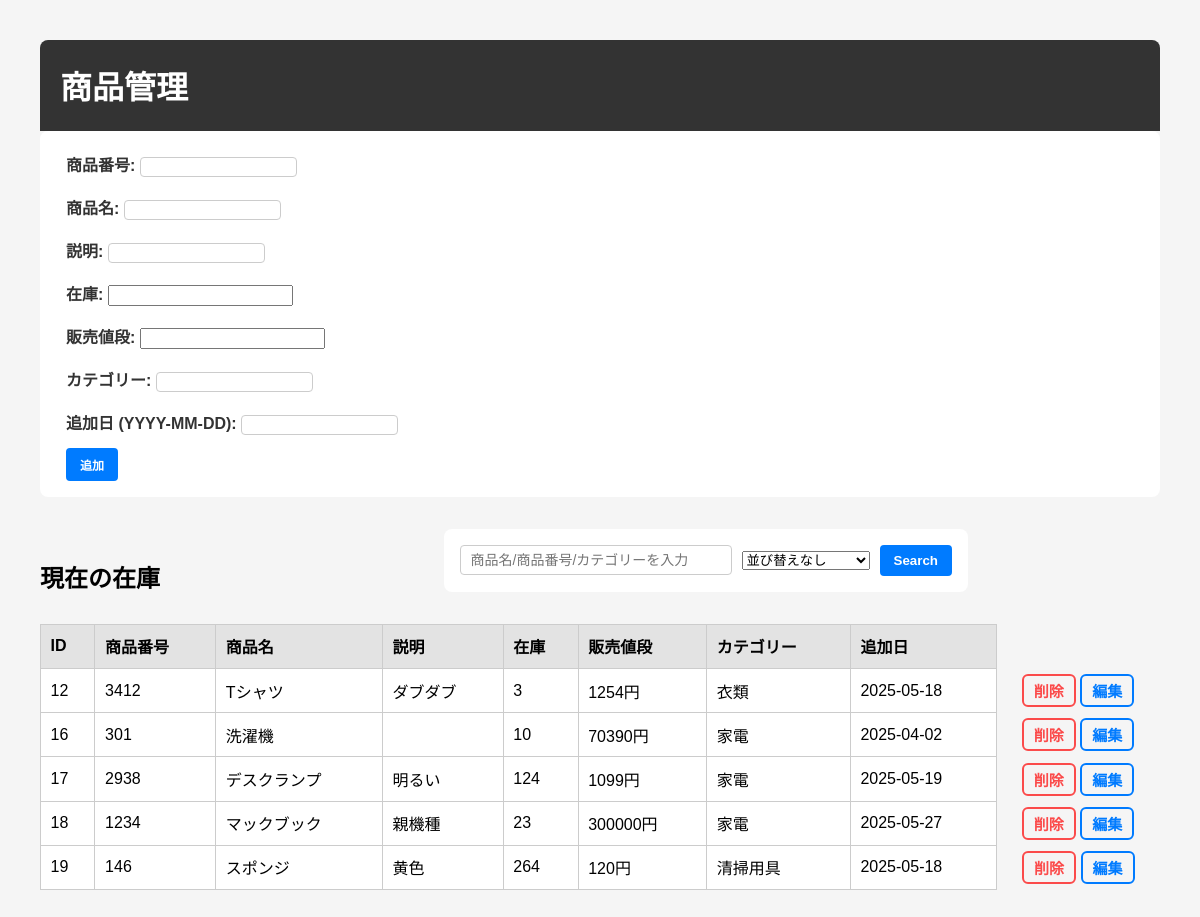
The page / on the database its author committed.
### tables this page shows
CREATE TABLE products (
            id INTEGER PRIMARY KEY AUTOINCREMENT,
            item_number TEXT NOT NULL UNIQUE,
            name TEXT NOT NULL,
            description TEXT,
            stock INTEGER NOT NULL,
            price REAL NOT NULL,
            category TEXT,
            added_date TEXT
        );

### app.py (the view)
@app.route('/')
def index():
    search = request.args.get('search', '').strip()
    sort = request.args.get('sort', '')
    conn = get_db_connection()
    sql = "SELECT * FROM products"
    params = []
    if search:
        sql += " WHERE name LIKE ? OR item_number LIKE ? OR category LIKE ?"
        params.extend([f'%{search}%', f'%{search}%', f'%{search}%'])
    if sort == "date_desc":
        sql += " ORDER BY added_date DESC"
    elif sort == "date_asc":
        sql += " ORDER BY added_date ASC"
    elif sort == "price_asc":
        sql += " ORDER BY price ASC"
    elif sort == "price_desc":
        sql += " ORDER BY price DESC"
    elif sort == "stock_desc":
        sql += " ORDER BY stock DESC"
    elif sort == "stock_asc":
        sql += " ORDER BY stock ASC"
    elif sort == "item_asc":
        sql += " ORDER BY CAST(item_number AS INTEGER) ASC"
    elif sort == "item_desc":
        sql += " ORDER BY CAST(item_number AS INTEGER) DESC"
    elif sort == "":  # "なし" selected
        pass  # no sorting added
    else:
        sql += " ORDER BY added_date DESC"  # Default fallback
    products = conn.execute(sql, params).fetchall()
    conn.close()
    return render_template('index.html', products=products, search=search, sort=sort)

### app.py (called while the page is built)
def get_db_connection():
    conn = sqlite3.connect('inventory.db')  # Creates DB file if it doesn't exist
    conn.row_factory = sqlite3.Row          # Allows us to use column names
    return conn

### templates/index.html (shortened to what this page needs)
<!DOCTYPE html>
<html lang="en">
<head>
    <link rel="stylesheet" href="{{ url_for('static', filename='style.css') }}">
</head>
<body>
  <header>
    <h1>商品管理</h1>
  </header>
    <form  class="entry-form" action="/add" method="POST">
        <label>商品番号: <input type="text" name="item_number" required></label>
        <label>商品名: <input type="text" name="name" required></label>
        <label>説明: <input type="text" name="description"></label>
        <label>在庫: <input type="number" name="stock" required></label>
        <label>販売値段: <input type="number" name="price" required></label>
        <label>カテゴリー: <input type="text" name="category"></label>
        <label>追加日 (YYYY-MM-DD): <input type="text" name="added_date"></label>
        <button type="submit">追加</button>
    </form>
    <div class="inventory-header">
        <h2>現在の在庫</h2>
        <form action="/" method="get" class="search-form">
          <input type="text" name="search" placeholder="商品名/商品番号/カテゴリーを入力" value="{{ search }}">
          <select name="sort">
            <option value="">並び替えなし</option>
          </select>
          <button type="submit">Search</button>
        </form>
      </div>
    <table class="inventory-table">
        <thead>
            <tr>
                <th>ID</th>
                <th>商品番号</th>
                <th>商品名</th>
                <th>説明</th>
                <th>在庫</th>
                <th>販売値段</th>
                <th>カテゴリー</th>
                <th>追加日</th>
            </tr>
        </thead>
        <tbody>
            {% for product in products %}
            <tr>
                <td>{{ product.id }}</td>
                <td>{{ product.item_number }}</td>
                <td>{{ product.name }}</td>
                <td>{{ product.description }}</td>
                <td>{{ product.stock }}</td>
                <td>{{ product.price | int }}円</td>
                <td>{{ product.category }}</td>
                <td>{{ product.added_date }}</td>
                <td class="action-cell">
                    <div class="button-wrapper">
                      <form action="/delete/{{ product.id }}" method="POST">
                        <button type="submit" class="delete-button" onclick="return confirm('削除しますか？')">削除</button>
                      </form>
                      <a href="/edit/{{ product.id }}" class="edit-button">編集</a>
                    </div>
                  </td>
            </tr>
            {% endfor %}
        </tbody>
    </table>
</body>
</html>

### static/style.css (style rules this page uses)
body { font-family: Arial, sans-serif; padding: 2rem; background-color: #f5f5f5; }
header { background-color: #333; color: white; padding: 1px 20px; border-top-left-radius: 8px; border-top-right-radius: 8px; }
form { margin-bottom: 2rem; background: #fff; padding: 1rem; border-radius: 8px; }
.entry-form input[type="text"] { padding: 2px 0; font-size: 12px; border: 1px solid #ccc; border-radius: 4px; }
.entry-form label { font-weight: 600; color: #333; padding: 5px 10px; }
.entry-form button { padding: 6px 12px; font-weight: bold; border: 2px solid #007bff; background-color: #007bff; color: white; font-size: 12px; border-radius: 4px; cursor: pointer; margin: 0px 10px; }
label { display: block; margin-bottom: 0.5rem; }
table { width: 100%; border-collapse: collapse; background: #fff; }
th, td { border: 1px solid #ccc; padding: 0.6rem; text-align: left; }
th { background-color: #e3e3e3; }
table.inventory-table { background: transparent; }
.inventory-table thead th { background-color: #e3e3e3; }
.inventory-table tbody td:not(.action-cell) { background-color: #fff; }
td.action-cell { background: transparent !important; padding: 0 !important; border: none !important; vertical-align: middle; text-align: center; }
td.action-cell form { display: inline-block; margin: 0 ; padding: 0 ; }
.inventory-header { display: flex; justify-content: space-between; align-items: center; margin-right: 16vw; }
.inventory-header h2 { white-space: nowrap; padding-right: 5px; }
.search-form { display: flex; align-items: center; gap: 10px; }
.search-form input[type="text"] { padding: 6px 10px; font-size: 14px; width: 250px; border: 1px solid #ccc; border-radius: 4px; }
.search-form button { padding: 6px 12px; font-weight: bold; border: 2px solid #007bff; background-color: #007bff; color: white; border-radius: 4px; cursor: pointer; }
button.delete-button { all: unset !important; background-color: #f5f5f5 !important; display: inline-block !important; padding: 4px 10px !important; font-family: inherit !important; font-size: 15px !important; font-weight: bold !important; color: rgb(251, 75, 75) !important; border: 2px solid rgb(251, 75, 75) !important; border-radius: 6px !important; cursor: pointer !important; text-align: center !important; }
a.edit-button { all: unset; display: inline-block; padding: 4px 10px; font-family: inherit; font-size: 15px; font-weight: bold; color: #007bff; border: 2px solid #007bff; border-radius: 6px; cursor: pointer; text-align: center; text-decoration: none; }

### rows shown on the page
products: id "12", item_number "3412", name "Tシャツ", description "ダブダブ", stock "3", price "1254", category "衣類", added_date "2025-05-18"
products: id "16", item_number "301", name "洗濯機", stock "10", price "70390", category "家電", added_date "2025-04-02"
products: id "17", item_number "2938", name "デスクランプ", description "明るい", stock "124", price "1099", category "家電", added_date "2025-05-19"
products: id "18", item_number "1234", name "マックブック", description "親機種", stock "23", price "300000", category "家電", added_date "2025-05-27"
products: id "19", item_number "146", name "スポンジ", description "黄色", stock "264", price "120", category "清掃用具", added_date "2025-05-18"
